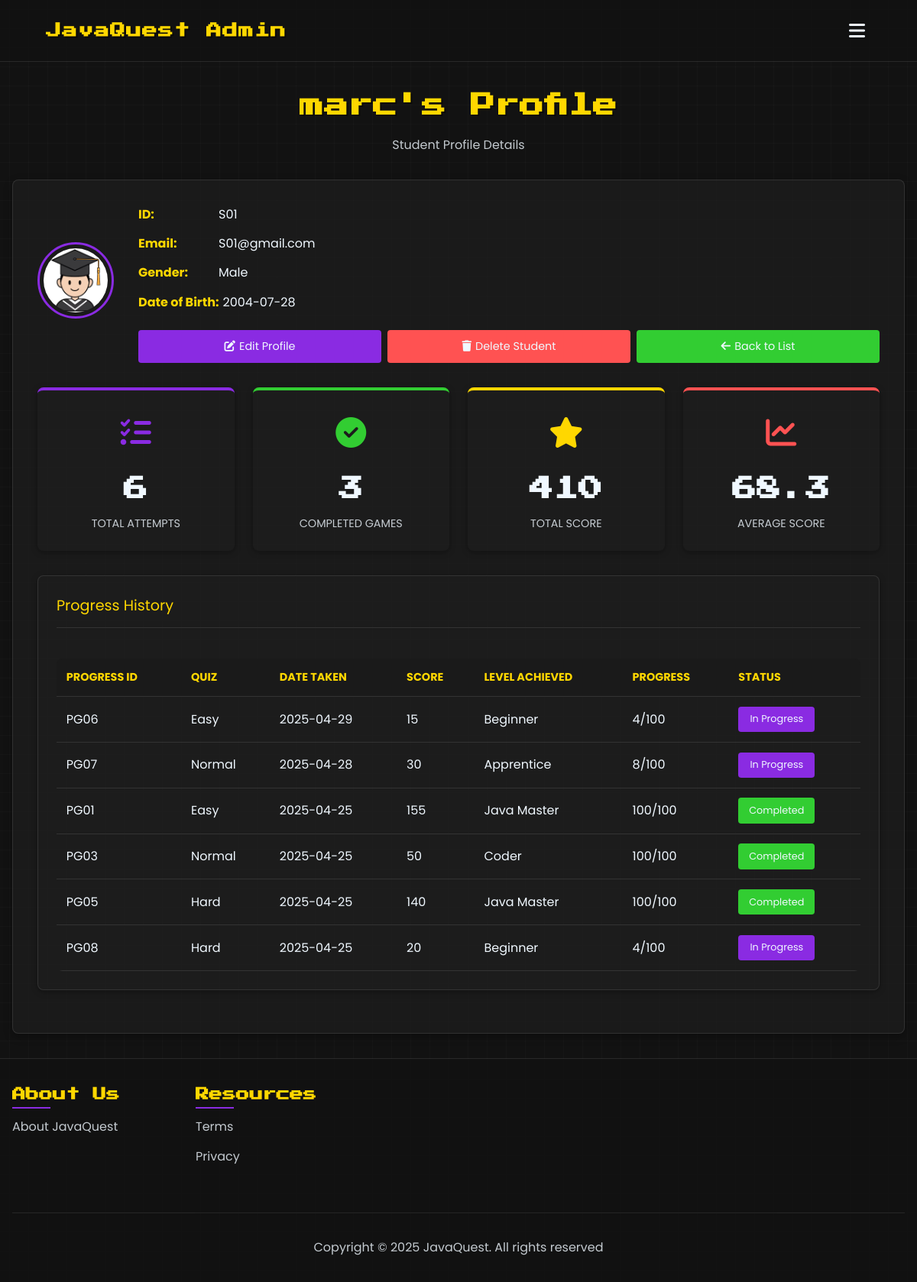
Screenshot of /admin/student-detail.php?id=S01 (signed in) with the database file from the repository.
### tables this page shows
CREATE TABLE IF NOT EXISTS `student` (
  `student_id` varchar(50) NOT NULL,
  `username` varchar(50) NOT NULL,
  `password` varchar(255) NOT NULL,
  `email` varchar(100) NOT NULL,
  `dob` date NOT NULL,
  `admin_id` varchar(50) NOT NULL,
  `gender` varchar(50) NOT NULL,
  PRIMARY KEY (`student_id`) USING BTREE,
  UNIQUE KEY `username` (`username`,`email`),
  KEY `admin_id` (`admin_id`)
);

CREATE TABLE IF NOT EXISTS `gameprogress` (
  `progress_id` varchar(50) NOT NULL,
  `student_id` varchar(50) NOT NULL,
  `quiz_id` varchar(50) NOT NULL,
  `date_taken` date NOT NULL,
  `score` int NOT NULL,
  `level_achieved` varchar(500) NOT NULL,
  `lst_played` int NOT NULL,
  PRIMARY KEY (`progress_id`),
  KEY `student_id` (`student_id`),
  KEY `quiz_id` (`quiz_id`)
);

CREATE TABLE IF NOT EXISTS `quiz` (
  `quiz_id` varchar(50) NOT NULL,
  `title` varchar(100) NOT NULL,
  `description` varchar(500) NOT NULL,
  `admin_id` varchar(50) NOT NULL,
  PRIMARY KEY (`quiz_id`),
  KEY `admin_id` (`admin_id`)
);

### admin/student-detail.php (the view, shortened to what this page needs)
<?php
include("../conn/conn.php");
$referrer = isset($_SERVER['HTTP_REFERER']) ? $_SERVER['HTTP_REFERER'] : '';
$from_profile_page = strpos($referrer, 'student-profile.php') !== false;
$student_id = isset($_GET['id']) ? $_GET['id'] : '';
$student = [];
$progress = [];
$query = "SELECT * FROM STUDENT WHERE student_id = ?";
$stmt = $conn->prepare($query);
$stmt->bind_param("s", $student_id);
$stmt->execute();
$result = $stmt->get_result();
if ($result && $result->num_rows > 0) {
    $student = $result->fetch_assoc();
} else {
    $_SESSION['message'] = "Student not found.";
    header('Location: ../admin/admin.php');
    exit();
}
$check_progress_table = "SHOW TABLES LIKE 'GameProgress'";
$progress_table_check = mysqli_query($conn, $check_progress_table);
$has_progress_data = false;
if ($progress_table_check && mysqli_num_rows($progress_table_check) > 0) {
    $progress_query = "SELECT gp.*, q.title AS quiz_title
                      FROM GameProgress gp
                      LEFT JOIN Quiz q ON gp.quiz_id = q.quiz_id
                      WHERE gp.student_id = ?
                      ORDER BY gp.date_taken DESC";
    $progress_stmt = $conn->prepare($progress_query);
    $progress_stmt->bind_param("s", $student_id);
    $progress_stmt->execute();
    $progress_result = $progress_stmt->get_result();
    if ($progress_result && $progress_result->num_rows > 0) {
        $has_progress_data = true;
        while ($row = $progress_result->fetch_assoc()) {
            $progress[] = $row;
        }
    }
}
$total_attempts = 0;
$completed_games = 0;
$total_score = 0;
$average_score = 0;
if ($has_progress_data) {
    $stats_query = "SELECT
                   COUNT(*) as total_attempts,
                   COUNT(CASE WHEN lst_played >= 100 THEN 1 END) as completed_games,
                   SUM(score) as total_score,
                   AVG(score) as avg_score
                   FROM GameProgress
                   WHERE student_id = ?";
    $stats_stmt = $conn->prepare($stats_query);
    $stats_stmt->bind_param("s", $student_id);
    $stats_stmt->execute();
    $stats_result = $stats_stmt->get_result();
    if ($stats_result && $stats_result->num_rows > 0) {
        $stats = $stats_result->fetch_assoc();
        $total_attempts = $stats['total_attempts'];
        $completed_games = $stats['completed_games'];
        $total_score = $stats['total_score'] ?? 0;
        $average_score = $stats['avg_score'] ?? 0;
    }
}
?>
<!DOCTYPE html>
<html lang="en">
<head>
    <link rel="stylesheet" href="https://cdnjs.cloudflare.com/ajax/libs/font-awesome/6.4.0/css/all.min.css">
    <link rel="stylesheet" href="../css/student-detail.css">
</head>
<body>
<header>
    <div class="logo-nav">
        <a href="../admin/admin.php" class="logo">JavaQuest Admin</a>
    </div>
    <button class="menu-btn" id="menuBtn">
        <i class="fas fa-bars"></i>
    </button>
</header>
<div class="main-container">
    <div class="dashboard-header">
        <h1><?php echo htmlspecialchars($student['username']); ?>'s Profile</h1>
        <p class="dashboard-subtitle">Student Profile Details</p>
    </div>
    <div class="content-container">
        <div class="profile-section">
            <div class="gender-avatar">
                <?php
                $gender = strtolower($student['gender']);
                if ($gender === 'male') {
                    echo '<img src="../image/male.png" alt="Male Avatar">';
                } elseif ($gender === 'female') {
                    echo '<img src="../image/female.png" alt="Female Avatar">';
                } else {
                    echo '<img src="../image/default.png" alt="Default Avatar">';
                }
                ?>
            </div>
            <div class="card-info">
                <div class="card-info-items">
                    <p><strong>ID:</strong> <?php echo htmlspecialchars($student['student_id']); ?></p>
                    <p><strong>Email:</strong> <?php echo htmlspecialchars($student['email']); ?></p>
                    <p><strong>Gender:</strong> <?php echo htmlspecialchars($student['gender']); ?></p>
                    <p><strong>Date of Birth:</strong> <?php echo htmlspecialchars($student['dob']); ?></p>
                </div>
                <div class="card-buttons">
                    <a href="admin-edit.php?type=student&id=<?php echo urlencode($student['student_id']); ?>" class="action-btn edit-btn">
                        <i class="fas fa-edit"></i> Edit Profile
                    </a>
                    <a href="admin-delete.php?type=student&id=<?php echo urlencode($student['student_id']); ?>" class="action-btn delete-btn" onclick="return confirm('Are you sure you want to delete this student? This action cannot be undone.')">
                        <i class="fas fa-trash"></i> Delete Student
                    </a>
                    <a href="<?php echo $from_profile_page ? 'student-profile.php' : 'admin.php#students'; ?>" class="action-btn view-btn">
                        <i class="fas fa-arrow-left"></i> Back to List
                    </a>
                </div>
            </div>
        </div>
        <div class="stats-container">
            <div class="stat-card">
                <div class="stat-icon">
                    <i class="fas fa-tasks"></i>
                </div>
                <div class="stat-value"><?php echo $total_attempts; ?></div>
                <div class="stat-label">Total Attempts</div>
            </div>
            <div class="stat-card">
                <div class="stat-icon">
                    <i class="fas fa-check-circle"></i>
                </div>
                <div class="stat-value"><?php echo $completed_games; ?></div>
                <div class="stat-label">Completed Games</div>
            </div>
            <div class="stat-card">
                <div class="stat-icon">
                    <i class="fas fa-star"></i>
                </div>
                <div class="stat-value"><?php echo number_format($total_score, 0); ?></div>
                <div class="stat-label">Total Score</div>
            </div>
            <div class="stat-card">
                <div class="stat-icon">
                    <i class="fas fa-chart-line"></i>
                </div>
                <div class="stat-value"><?php echo number_format($average_score, 1); ?></div>
                <div class="stat-label">Average Score</div>
            </div>
        </div>
        <div class="chart-container">
            <div class="chart-title">Progress History</div>
            <?php if ($has_progress_data && count($progress) > 0): ?>
            <div class="questions-table-container">
                <table class="questions-table">
                    <thead>
                        <tr>
                            <th>Progress ID</th>
                            <th>Quiz</th>
                            <th>Date Taken</th>
                            <th>Score</th>
                            <th>Level Achieved</th>
                            <th>Progress</th>
                            <th>Status</th>
                        </tr>
                    </thead>
                    <tbody>
                        <?php foreach ($progress as $entry): ?>
                        <tr>
                            <td><?php echo htmlspecialchars($entry['progress_id'] ?? 'N/A'); ?></td>
                            <td><?php echo htmlspecialchars($entry['quiz_title'] ?? $entry['quiz_id']); ?></td>
                            <td><?php echo htmlspecialchars($entry['date_taken']); ?></td>
                            <td><?php echo htmlspecialchars($entry['score']); ?></td>
                            <td><?php echo htmlspecialchars($entry['level_achieved']); ?></td>
                            <td><?php echo htmlspecialchars($entry['lst_played']); ?>/100</td>
                            <td>
                                <?php if ($entry['lst_played'] >= 100): ?>
                                <span class="action-btn small view-btn">Completed</span>
                                <?php else: ?>
                                <span class="action-btn small edit-btn">In Progress</span>
                                <?php endif; ?>
                            </td>
                        </tr>
                        <?php endforeach; ?>
                    </tbody>
                </table>
            </div>
            <?php else: ?>
            <p>No progress data available for this student yet.</p>
            <?php endif; ?>
        </div>
    </div>
</div>
<footer>
    <div class="footer-container">
        <div class="footer-section">
            <h3>About Us</h3>
            <ul>
                <li><a href="../about-us/about-us.php">About JavaQuest</a></li>
            </ul>
        </div>
        <div class="footer-section">
            <h3>Resources</h3>
            <ul>
                <li><a href="../term-privacy/term-privacy.php">Terms</a></li>
                <li><a href="../term-privacy/term-privacy.php">Privacy</a></li>
            </ul>
        </div>
        <div class="footer-copyright">
            <p>Copyright &copy; 2025 JavaQuest. All rights reserved</p>
        </div>
    </div>
</footer>
</body>
</html>

### rows the page displays
student: username "marc", student_id "S01", email "S01@gmail.com", gender "Male", dob "2004-07-28"
gameprogress: progress_id "PG06", quiz.title "Easy", date_taken "2025-04-29", score "15", level_achieved "Beginner", lst_played "4", shows "In Progress"
gameprogress: progress_id "PG07", quiz.title "Normal", date_taken "2025-04-28", score "30", level_achieved "Apprentice", lst_played "8", shows "In Progress"
gameprogress: progress_id "PG01", quiz.title "Easy", date_taken "2025-04-25", score "155", level_achieved "Java Master", lst_played "100", shows "Completed"
gameprogress: progress_id "PG03", quiz.title "Normal", date_taken "2025-04-25", score "50", level_achieved "Coder", lst_played "100", shows "Completed"
gameprogress: progress_id "PG05", quiz.title "Hard", date_taken "2025-04-25", score "140", level_achieved "Java Master", lst_played "100", shows "Completed"
gameprogress: progress_id "PG08", quiz.title "Hard", date_taken "2025-04-25", score "20", level_achieved "Beginner", lst_played "4", shows "In Progress"

### other values shown
$total_attempts "6"
$completed_games "3"
$total_score "410"
$average_score "68.3"
